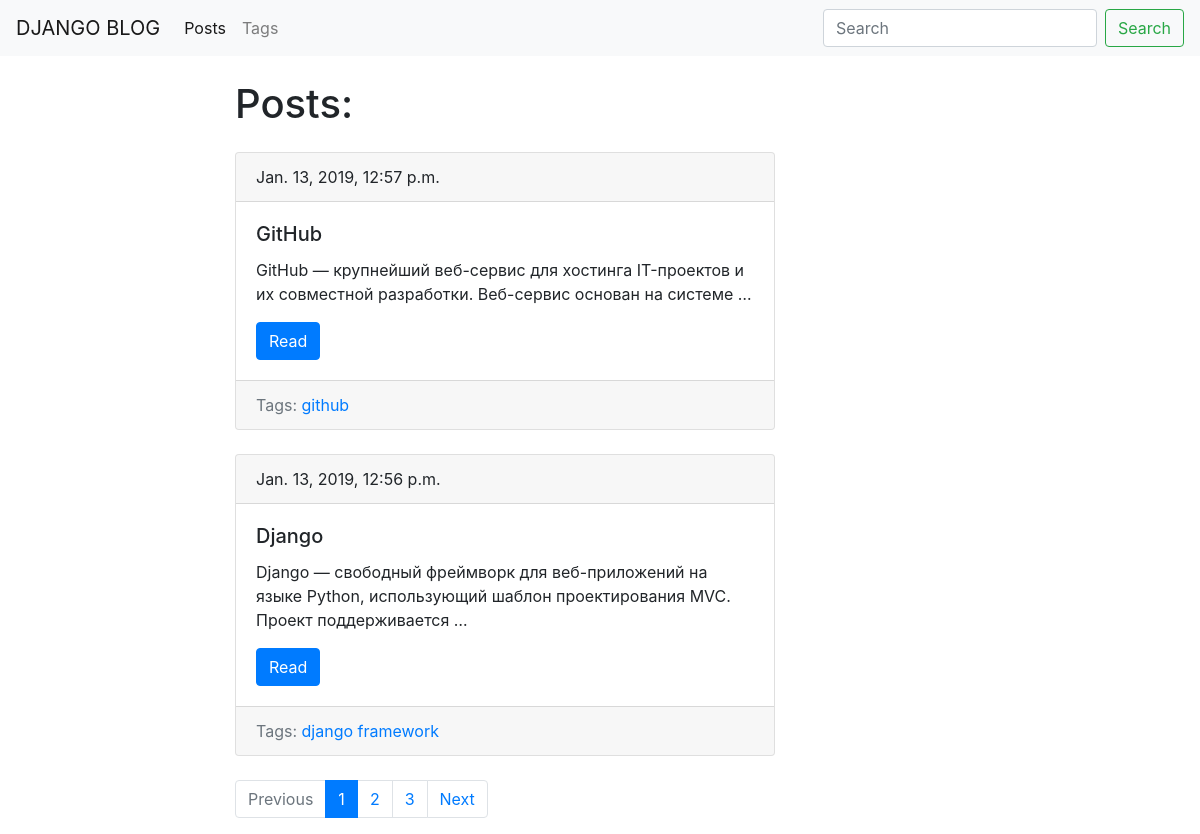
Screenshot of /blog/ with the database file from the repository.
### blog/models.py (models this page shows, shortened)
class Post(models.Model):
    title = models.CharField(max_length=150, db_index=True)
    slug = models.SlugField(max_length=150, blank=True, unique=True)
    body = models.TextField(blank=True, db_index=True)
    tags = models.ManyToManyField('Tag', blank=True, related_name='posts')
    date_pub = models.DateTimeField(auto_now_add=True)
    def get_absolute_url(self):
        return reverse('post_detail_url', kwargs={'slug': self.slug})
    class Meta:
        ordering = ['-date_pub']

class Tag(models.Model):
    title = models.CharField(max_length=50)
    slug = models.SlugField(max_length=50, unique=True)
    def get_absolute_url(self):
        return reverse('tag_detail_url', kwargs={'slug': self.slug})
    class Meta:
        ordering = ['title']

### blog/views.py (the view)
# urls.py: path('', posts_list, name='posts_list_url'),
def posts_list(request):
    search_query = request.GET.get('search', '')
    if search_query:
        posts = Post.objects.filter(Q(title__icontains=search_query) | Q(body__icontains=search_query))
    else:
        posts = Post.objects.all()
    paginator = Paginator(posts, 2)
    page_number = request.GET.get('page', 1)
    page = paginator.get_page(page_number)
    is_paginated = page.has_other_pages()
    if page.has_previous():
        prev_page_url = '?page={}'.format(page.previous_page_number())
        prev_page_url = prev_page_url + ('&search={}'.format(search_query) if search_query else '')
    else:
        prev_page_url = ''
    if page.has_next():
        next_page_url = '?page={}'.format(page.next_page_number())
        next_page_url = next_page_url + ('&search={}'.format(search_query) if search_query else '')
    else:
        next_page_url = ''
    context = {
        'page_object': page,
        'is_paginated': is_paginated,
        'prev_page_url': prev_page_url,
        'next_page_url': next_page_url,
        'search_query': search_query
    }
    return render(request, 'blog/post/posts_list.html', context=context)

### blog/templates/blog/post/posts_list.html (shortened to what this page needs)
{% extends 'blog/blog_template.html'%}
{% block content %}
    <h1 class="mb-4">Posts: </h1>
    {% for post in page_object.object_list %}
        {% include 'blog/includes/post_card_template.html' %}
    {% endfor %}
{% endblock %}

### blog/templates/blog/includes/post_card_template.html
<div class="card mb-4">
    <div class="card-header">
        {{ post.date_pub }}
    </div>
    <div class="card-body">
        <h5 class="card-title">{{ post.title }}</h5>
        <p class="card-text">{{ post.body|truncatewords:15 }}</p>
        <a href="{{ post.get_absolute_url }}" class="btn btn-primary">Read</a>
    </div>
    <div class="card-footer text-muted">
        Tags:
        {% for tag in post.tags.all %}
            <a href="{{ tag.get_absolute_url }}">{{ tag.title }}</a>
        {% endfor %}
    </div>
</div>

### rows the page displays
Post: date_pub "Jan. 13, 2019, 12:57 p.m.", title "GitHub", body "GitHub — крупнейший веб-сервис для хостинга IT-проектов и их совместной разработки. Веб-сервис основан на системе …"
Tag: title "github"
Post: date_pub "Jan. 13, 2019, 12:56 p.m.", title "Django", body "Django — свободный фреймворк для веб-приложений на языке Python, использующий шаблон проектирования MVC. Проект поддерживается …"
Tag: title "django"
Tag: title "framework"

### other values shown
{{ n }} "1"
{{ n }} "2" "3"
